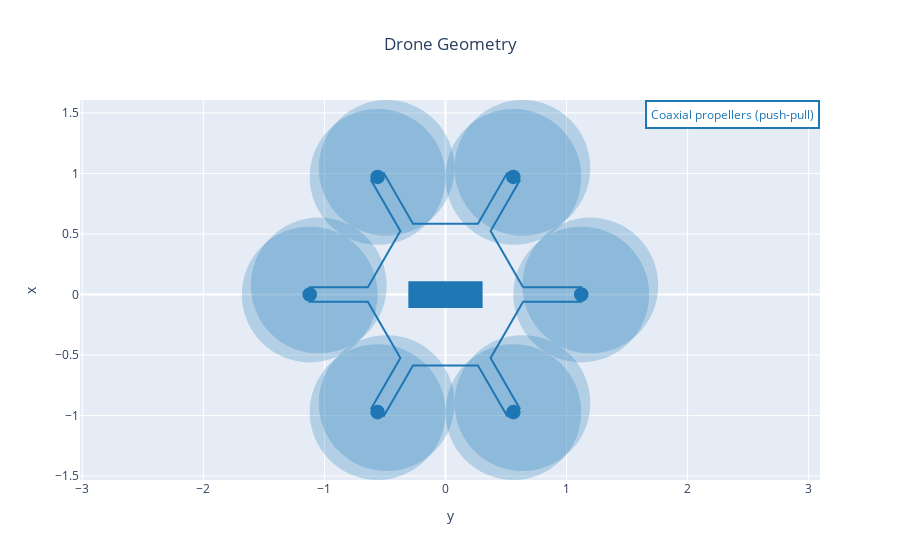

This figure's notebook cell:
### Markdown cell above
## 4. Analysis and plots

### Code cell
from utils.postprocessing.analysis_and_plots import *

#fig = drone_geometry_plot(MDA_OUTPUT_FILE, name='Drone MDA')
#fig = drone_geometry_plot(MDO_OUTPUT_FILE, name='Drone MDO', fig=fig)

fig = drone_geometry_plot(MDO_OUTPUT_FILE, name='Drone MDO')
fig.show()

### Figure 1 — Plotly figure (JSON) as saved in the notebook; plotly's stock layout.template omitted (floating-point values rounded to 4 significant figures)
{"data": [{"line": {"color": "rgb(31, 119, 180)"}, "mode": "lines", "name": "Drone MDO", "type": "scatter", "uid": "ce442ded-3f1b-4fd3-b954-a6ed96c52bcd", "x": [0.6411, 1.122, 1.122, 0.6411, 0.3728, 0.613, 0.5086, 0.2684, -0.2684, -0.5086, -0.613, -0.3728, -0.6411, -1.122, -1.122, -0.6411, -0.3728, -0.613, -0.5086, -0.2684, 0.2684, 0.5086, 0.613, 0.3728, 0.6411], "y": [0.06029, 0.06029, -0.06029, -0.06029, -0.5251, -0.9412, -1.001, -0.5854, -0.5854, -1.001, -0.9412, -0.5251, -0.06029, -0.06029, 0.06029, 0.06029, 0.5251, 0.9412, 1.001, 0.5854, 0.5854, 1.001, 0.9412, 0.5251, 0.06029]}], "layout": {"annotations": [{"align": "center", "bgcolor": "white", "bordercolor": "rgb(31, 119, 180)", "borderpad": 4, "borderwidth": 2, "font": {"color": "rgb(31, 119, 180)"}, "showarrow": false, "text": "Coaxial propellers (push-pull)", "x": 1, "xanchor": "right", "xref": "paper", "xshift": 0, "y": 1, "yanchor": "top", "yref": "paper", "yshift": 0}], "shapes": [{"fillcolor": "rgb(31, 119, 180)", "line": {"color": "rgb(31, 119, 180)", "width": 3}, "type": "rect", "x0": -0.2943, "x1": 0.2943, "xref": "x", "y0": -0.0981, "y1": 0.0981, "yref": "y"}, {"fillcolor": "rgb(31, 119, 180)", "line": {"color": "rgb(31, 119, 180)", "width": 3}, "type": "circle", "x0": 1.074, "x1": 1.17, "xref": "x", "y0": -0.04789, "y1": 0.04789, "yref": "y"}, {"fillcolor": "rgb(31, 119, 180)", "line": {"color": "rgb(31, 119, 180)", "width": 0}, "opacity": 0.25, "type": "circle", "x0": 0.5608, "x1": 1.682, "xref": "x", "y0": -0.5608, "y1": 0.5608, "yref": "y"}, {"fillcolor": "rgb(31, 119, 180)", "line": {"color": "rgb(31, 119, 180)", "width": 0}, "opacity": 0.25, "type": "circle", "x0": 0.6356, "x1": 1.757, "xref": "x", "y0": -0.486, "y1": 0.6356, "yref": "y"}, {"fillcolor": "rgb(31, 119, 180)", "line": {"color": "rgb(31, 119, 180)", "width": 3}, "type": "circle", "x0": 0.5129, "x1": 0.6087, "xref": "x", "y0": -1.019, "y1": -0.9235, "yref": "y"}, {"fillcolor": "rgb(31, 119, 180)", "line": {"color": "rgb(31, 119, 180)", "width": 0}, "opacity": 0.25, "type": "circle", "x0": 2.22e-16, "x1": 1.122, "xref": "x", "y0": -1.532, "y1": -0.4105, "yref": "y"}, {"fillcolor": "rgb(31, 119, 180)", "line": {"color": "rgb(31, 119, 180)", "width": 0}, "opacity": 0.25, "type": "circle", "x0": 0.07477, "x1": 1.196, "xref": "x", "y0": -1.457, "y1": -0.3358, "yref": "y"}, {"fillcolor": "rgb(31, 119, 180)", "line": {"color": "rgb(31, 119, 180)", "width": 3}, "type": "circle", "x0": -0.6087, "x1": -0.5129, "xref": "x", "y0": -1.019, "y1": -0.9235, "yref": "y"}, {"fillcolor": "rgb(31, 119, 180)", "line": {"color": "rgb(31, 119, 180)", "width": 0}, "opacity": 0.25, "type": "circle", "x0": -1.122, "x1": 1.11e-16, "xref": "x", "y0": -1.532, "y1": -0.4105, "yref": "y"}, {"fillcolor": "rgb(31, 119, 180)", "line": {"color": "rgb(31, 119, 180)", "width": 0}, "opacity": 0.25, "type": "circle", "x0": -1.047, "x1": 0.07477, "xref": "x", "y0": -1.457, "y1": -0.3358, "yref": "y"}, {"fillcolor": "rgb(31, 119, 180)", "line": {"color": "rgb(31, 119, 180)", "width": 3}, "type": "circle", "x0": -1.17, "x1": -1.074, "xref": "x", "y0": -0.04789, "y1": 0.04789, "yref": "y"}, {"fillcolor": "rgb(31, 119, 180)", "line": {"color": "rgb(31, 119, 180)", "width": 0}, "opacity": 0.25, "type": "circle", "x0": -1.682, "x1": -0.5608, "xref": "x", "y0": -0.5608, "y1": 0.5608, "yref": "y"}, {"fillcolor": "rgb(31, 119, 180)", "line": {"color": "rgb(31, 119, 180)", "width": 0}, "opacity": 0.25, "type": "circle", "x0": -1.608, "x1": -0.486, "xref": "x", "y0": -0.486, "y1": 0.6356, "yref": "y"}, {"fillcolor": "rgb(31, 119, 180)", "line": {"color": "rgb(31, 119, 180)", "width": 3}, "type": "circle", "x0": -0.6087, "x1": -0.5129, "xref": "x", "y0": 0.9235, "y1": 1.019, "yref": "y"}, {"fillcolor": "rgb(31, 119, 180)", "line": {"color": "rgb(31, 119, 180)", "width": 0}, "opacity": 0.25, "type": "circle", "x0": -1.122, "x1": -5.551e-16, "xref": "x", "y0": 0.4105, "y1": 1.532, "yref": "y"}, {"fillcolor": "rgb(31, 119, 180)", "line": {"color": "rgb(31, 119, 180)", "width": 0}, "opacity": 0.25, "type": "circle", "x0": -1.047, "x1": 0.07477, "xref": "x", "y0": 0.4853, "y1": 1.607, "yref": "y"}, {"fillcolor": "rgb(31, 119, 180)", "line": {"color": "rgb(31, 119, 180)", "width": 3}, "type": "circle", "x0": 0.5129, "x1": 0.6087, "xref": "x", "y0": 0.9235, "y1": 1.019, "yref": "y"}, {"fillcolor": "rgb(31, 119, 180)", "line": {"color": "rgb(31, 119, 180)", "width": 0}, "opacity": 0.25, "type": "circle", "x0": 2.22e-16, "x1": 1.122, "xref": "x", "y0": 0.4105, "y1": 1.532, "yref": "y"}, {"fillcolor": "rgb(31, 119, 180)", "line": {"color": "rgb(31, 119, 180)", "width": 0}, "opacity": 0.25, "type": "circle", "x0": 0.07477, "x1": 1.196, "xref": "x", "y0": 0.4853, "y1": 1.607, "yref": "y"}], "title": {"text": "Drone Geometry", "x": 0.5}, "xaxis": {"title": {"text": "y"}}, "yaxis": {"scaleanchor": "x", "scaleratio": 1, "title": {"text": "x"}}}}
